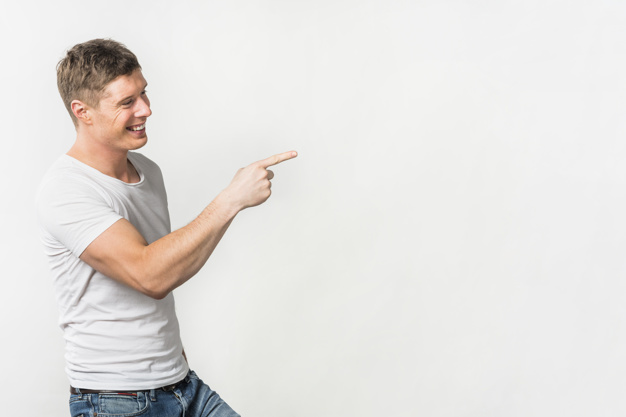
#> input picture Picture/pointing2.jpg, 626 x 417 px, given in place of the camera
$ python elbowcontour_video.py
#> lines starting #> are read from the running program, lines starting #| are printed output that depends on the picture; after the words box and inside, x2 and y2 are one past the last pixel; in counts of white or black regions, pixels touching at a corner belong together
import numpy as np
import cv2 as cv

cap = cv.VideoCapture(0)

if not cap.isOpened():
    print('Cannot open camera.')
    exit()

while True:

    ret, frame = cap.read()
#> frame is the input picture: shape (417, 626, 3); mean B, G, R 222.8, 225.5, 228.1
    if not ret:
        print("Can't receive frame. Exiting.")
        break

    gray = cv.cvtColor(frame, cv.COLOR_BGR2GRAY)
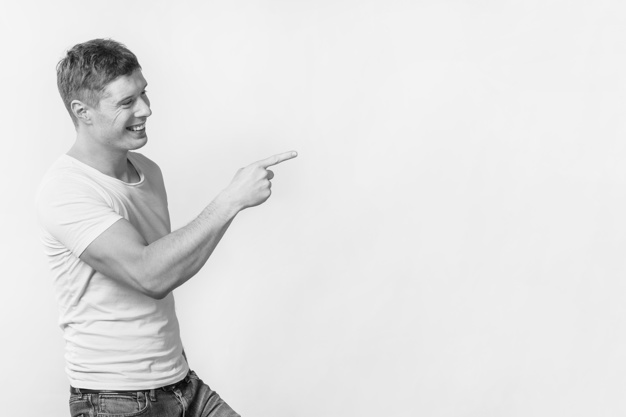
#> gray: shape (417, 626); min 2, max 248, mean 226.1
    blank = np.zeros(frame.shape, dtype='uint8')
    gray = cv.cvtColor(frame, cv.COLOR_BGR2GRAY)
    blur = cv.GaussianBlur(gray, (9, 9), 0)

    cv.imshow('Blur', blur)

    canny = cv.Canny(blur, 100, 125)
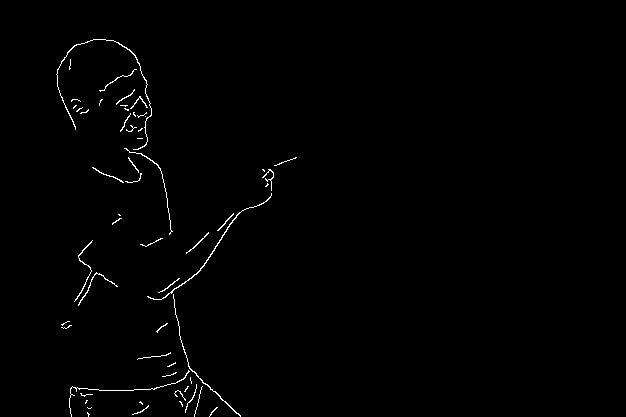
#> canny: shape (417, 626); 0.81% white in thin lines or dots, all inside (x1, y1, x2, y2) = (56, 39, 297, 417)

    contours, heirarchies = cv.findContours(canny, cv.RETR_LIST, cv.CHAIN_APPROX_NONE)
#> contours = 57 contours, 52 with area under 20; largest, box (x1, y1, x2, y2) and area: (147, 193, 272, 300) 78, (56, 39, 152, 150) 58, (173, 294, 241, 417) 44, (74, 240, 93, 302) 32, (78, 272, 118, 306) 25

    for idx, contour in enumerate(contours):
        if len(contour) < 35: # 35 is the elbow.
            contours.pop(idx)
#> this loop made 36 passes
#> after the loop, contours = 36 contours, 31 with area under 20; largest, box (x1, y1, x2, y2) and area: (147, 193, 272, 300) 78, (56, 39, 152, 150) 58, (173, 294, 241, 417) 44, (74, 240, 93, 302) 32, (78, 272, 118, 306) 25

    print(f'{len(contours)} contour(s) found!')
#| 36 contour(s) found!

    cv.drawContours(blank, contours, -1, (0, 255, 0), 1)

    cv.line(blank, (blank.shape[1] // 2, 0), (blank.shape[1] // 2, blank.shape[0]), (55, 55, 255), 1)
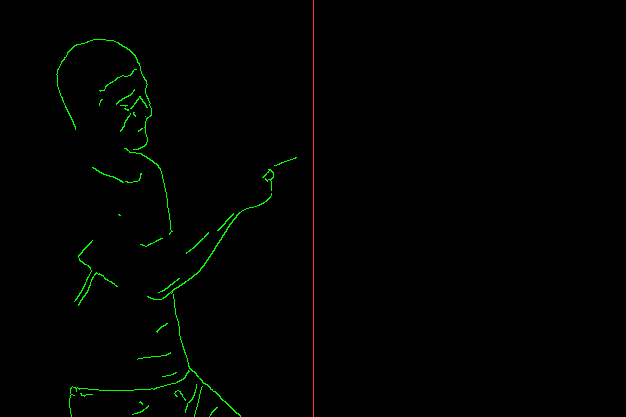
#> blank: shape (417, 626, 3); mean of channels 0, 1, 2 0.1, 1.9, 0.4; drawn as B, G, R

    bottomPoints = []
    pointsInContour = []

    for contour in contours:
        i = 0
        prevPoint = 0
        pInContour = 0
        lowest = [0, 0]

        for point in contour:
            i += 1
            if prevPoint == 0:
                pHigher = False
                if i != len(contour) and i != 1: #Makes sure that the point isn't at the beginning or end of the array so it doesn't go out of bounds
                    for x in range(i, len(contour)): #Here we check if there's a point anywhere on the right of the target point that is higher than the target point, if we encounter a lower point first then the loop breaks
                        if point[0][1] < contour[x][0][1]:
                            break
                        elif point[0][1] > contour[x][0][1]:
                            pHigher = True
                            break

                    if pHigher:
                        pHigher = False
                        for x in reversed(range(0, i - 1)):
                            #Checking if there's a point anywhere on the left that is higher, if there's a point that's lower, we break the loop
                            if point[0][1] < contour[x][0][1]:
                                pHigher = False
                                break
                            elif point[0][1] > contour[x][0][1]:
                                pHigher = True
                                break
                if pHigher:
                    prevPoint = 3
                    if pInContour == 0:
                        lowest = point[0]
                        pInContour = 1
                    pointsInContour.append(point[0])
            else:
                prevPoint -= 1

        finalPoints = []
        if lowest[0] != 0 and lowest[1] != 0:
            finalPoints.append(lowest)
            for point in pointsInContour:
                if lowest[1] > point[1]:
                    lowest = point
                    finalPoints.append(point)

        for point in finalPoints:
            bottomPoints.append(point)
#> this loop made 36 passes
#> contour on passes 18, 27: [[118, 214], [119, 215], [120, 215], [119, 214]], [[145, 116]]
#> after the loop, bottomPoints = 78 pairs, first value 74 to 276, second value 76 to 416; pHigher = False; pointsInContour = 83 pairs, first value 71 to 276, second value 76 to 416

    for point in bottomPoints:
        cv.circle(blank, tuple(point), 1, (255, 0, 255), -1)
#> this loop made 78 passes
#> point on passes 1 to 12: [209, 416], [133, 414], [142, 404], [84, 396], [85, 395], [176, 396], [85, 395], [194, 416], [133, 414], [142, 404], [84, 396], [85, 395]
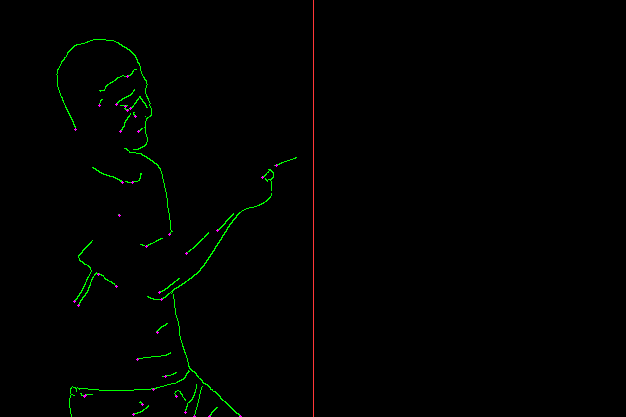
#> blank: shape (417, 626, 3); 0.07% of pixels changed, all inside (x1, y1, x2, y2) = (73, 75, 278, 417); drawn as B, G, R

    print(f'Length of Array: {len(bottomPoints)}')
#| Length of Array: 78

    cv.imshow('Contours', blank)

    if cv.waitKey(1) == ord('q'):
#> (key q is pressed here)
        break


cap.release()
cv.destroyAllWindows()

$ run again, on Picture/pointing.png
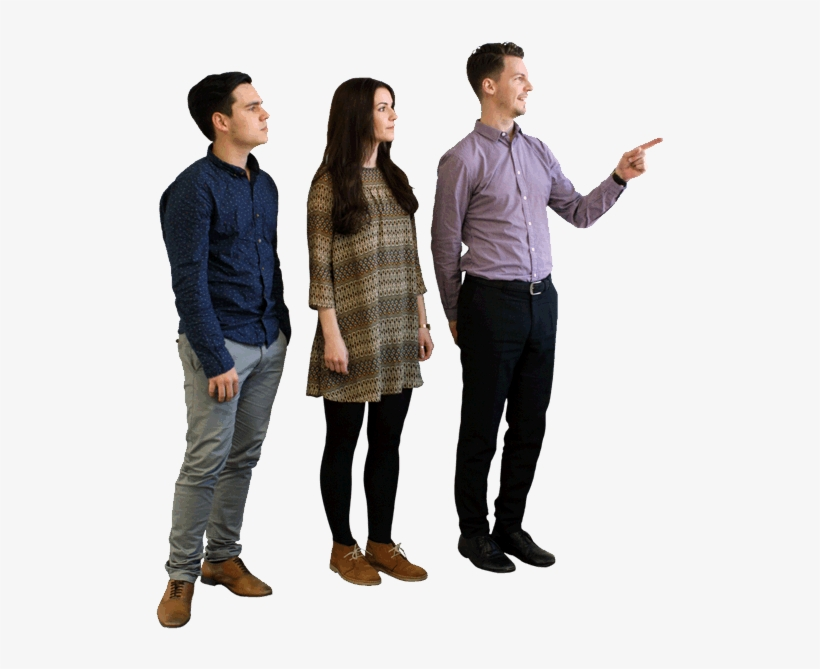
#> input picture Picture/pointing.png, 820 x 669 px, given in place of the camera
#> frame is the input picture: shape (669, 820, 3); mean B, G, R 198.7, 199.2, 201.5
#> `canny = cv.Canny(blur, 100, 125)`:
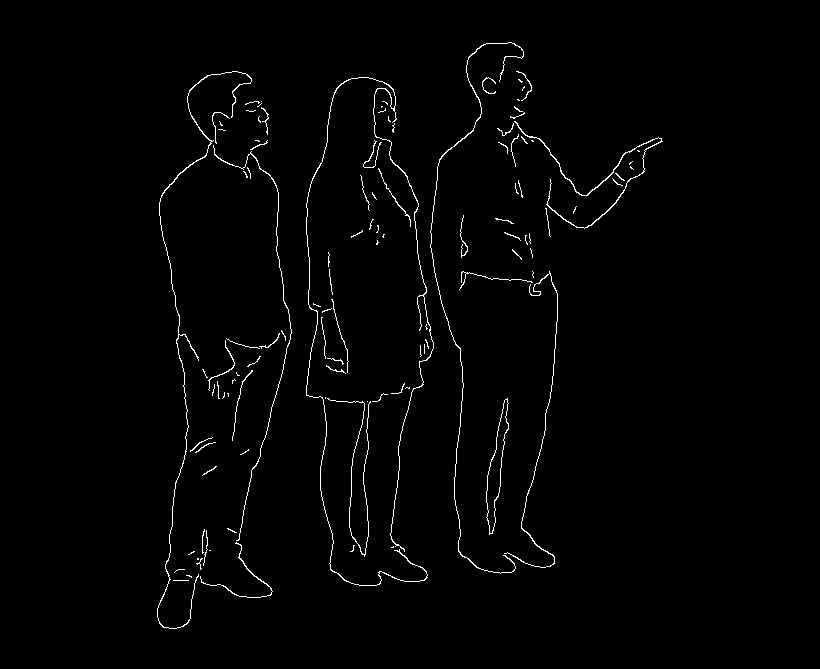
#> canny: shape (669, 820); 1.4% white in thin lines or dots, all inside (x1, y1, x2, y2) = (157, 42, 663, 629)
#> `contours, heirarchies = cv.findContours(canny, cv.RETR_LIST, cv.CHAIN_..`: contours = 113 contours, 102 with area under 20; largest, box (x1, y1, x2, y2) and area: (486, 398, 509, 535) 1104, (486, 399, 509, 534) 1087, (514, 121, 663, 229) 178, (306, 77, 434, 586) 150, (157, 71, 252, 629) 136
#> the loop `for idx, contour in enumerate(contours):` made 70 passes
#> contour on passes 3, 4, 11, 14: [[197, 558], [197, 559], [198, 559], [198, 558]], [[209, 550], [210, 550]], [[367, 401]], [[325, 397], [325, 398]]
#> after the loop `for idx, contour in enumerate(contours):`: contours = 70 contours, 59 with area under 20; largest, box (x1, y1, x2, y2) and area: (486, 398, 509, 535) 1104, (486, 399, 509, 534) 1087, (514, 121, 663, 229) 178, (306, 77, 434, 586) 150, (157, 71, 252, 629) 136
#| 70 contour(s) found!
#> the loop `for contour in contours:` made 70 passes
#> after the loop `for contour in contours:`: bottomPoints = 278 pairs, first value 169 to 638, second value 58 to 628; pHigher = False; pointsInContour = 179 pairs, first value 169 to 638, second value 58 to 628
#> the loop `for point in bottomPoints:` made 278 passes
#> point on passes 1 to 3: [191, 577], [197, 564], [189, 554]
#> after the loop `for point in bottomPoints:`:
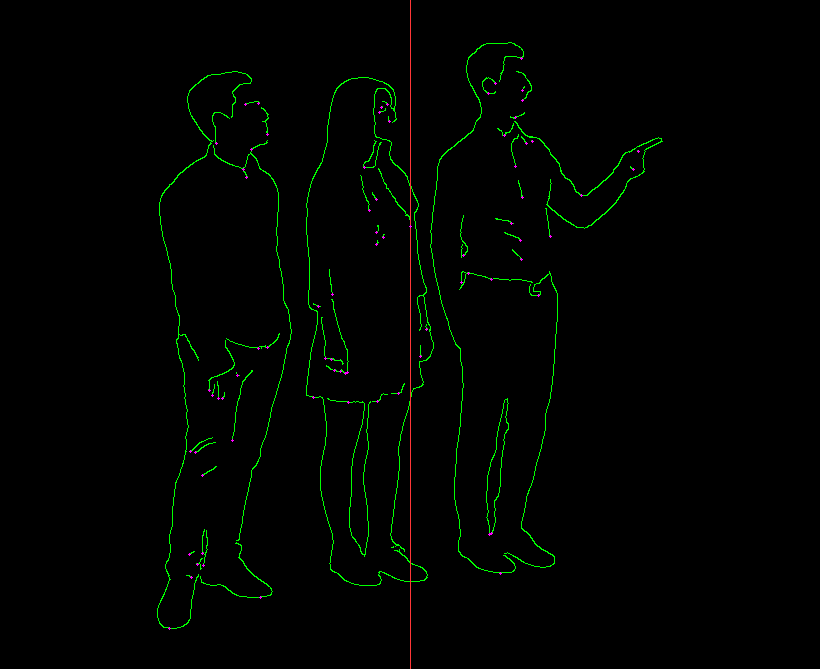
#> blank: shape (669, 820, 3); mean of channels 0, 1, 2 0.2, 3.3, 0.5; drawn as B, G, R
#| Length of Array: 278
